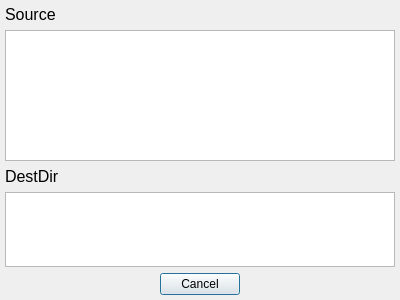
<?xml version="1.0" encoding="UTF-8"?>
<ui version="4.0">
 <class>confirmDialog</class>
 <widget class="QDialog" name="confirmDialog">
  <property name="geometry">
   <rect>
	<x>0</x>
	<y>0</y>
	<width>400</width>
	<height>300</height>
   </rect>
  </property>
  <property name="windowTitle">
   <string>Execute Copy</string>
  </property>
  <layout class="QVBoxLayout" name="verticalLayout">
   <property name="leftMargin">
	<number>5</number>
   </property>
   <property name="topMargin">
	<number>5</number>
   </property>
   <property name="rightMargin">
	<number>5</number>
   </property>
   <property name="bottomMargin">
	<number>5</number>
   </property>
   <item>
	<widget class="QLabel" name="label_Src">
	 <property name="font">
	  <font>
	   <pointsize>12</pointsize>
	  </font>
	 </property>
	 <property name="text">
	  <string>Source</string>
	 </property>
	</widget>
   </item>
   <item>
	<widget class="QTextEdit" name="textEdit_Src">
	 <property name="font">
	  <font>
	   <pointsize>11</pointsize>
	  </font>
	 </property>
	 <property name="textInteractionFlags">
	  <set>Qt::TextSelectableByKeyboard|Qt::TextSelectableByMouse</set>
	 </property>
	</widget>
   </item>
   <item>
	<widget class="QLabel" name="label_Dst">
	 <property name="font">
	  <font>
	   <pointsize>12</pointsize>
	  </font>
	 </property>
	 <property name="text">
	  <string>DestDir</string>
	 </property>
	</widget>
   </item>
   <item>
	<widget class="QTextEdit" name="textEdit_Dst">
	 <property name="sizePolicy">
	  <sizepolicy hsizetype="Minimum" vsizetype="Fixed">
	   <horstretch>0</horstretch>
	   <verstretch>0</verstretch>
	  </sizepolicy>
	 </property>
	 <property name="maximumSize">
	  <size>
	   <width>16777215</width>
	   <height>75</height>
	  </size>
	 </property>
	 <property name="font">
	  <font>
	   <pointsize>11</pointsize>
	  </font>
	 </property>
	 <property name="textInteractionFlags">
	  <set>Qt::TextSelectableByKeyboard|Qt::TextSelectableByMouse</set>
	 </property>
	</widget>
   </item>
   <item>
	<widget class="QDialogButtonBox" name="buttonBox">
	 <property name="layoutDirection">
	  <enum>Qt::LeftToRight</enum>
	 </property>
	 <property name="orientation">
	  <enum>Qt::Horizontal</enum>
	 </property>
	 <property name="standardButtons">
	  <set>QDialogButtonBox::Cancel</set>
	 </property>
	 <property name="centerButtons">
	  <bool>true</bool>
	 </property>
	</widget>
   </item>
  </layout>
 </widget>
 <resources/>
 <connections>
  <connection>
   <sender>buttonBox</sender>
   <signal>accepted()</signal>
   <receiver>confirmDialog</receiver>
   <slot>accept()</slot>
   <hints>
	<hint type="sourcelabel">
	 <x>248</x>
	 <y>254</y>
	</hint>
	<hint type="destinationlabel">
	 <x>157</x>
	 <y>274</y>
	</hint>
   </hints>
  </connection>
  <connection>
   <sender>buttonBox</sender>
   <signal>rejected()</signal>
   <receiver>confirmDialog</receiver>
   <slot>reject()</slot>
   <hints>
	<hint type="sourcelabel">
	 <x>316</x>
	 <y>260</y>
	</hint>
	<hint type="destinationlabel">
	 <x>286</x>
	 <y>274</y>
	</hint>
   </hints>
  </connection>
 </connections>
</ui>
